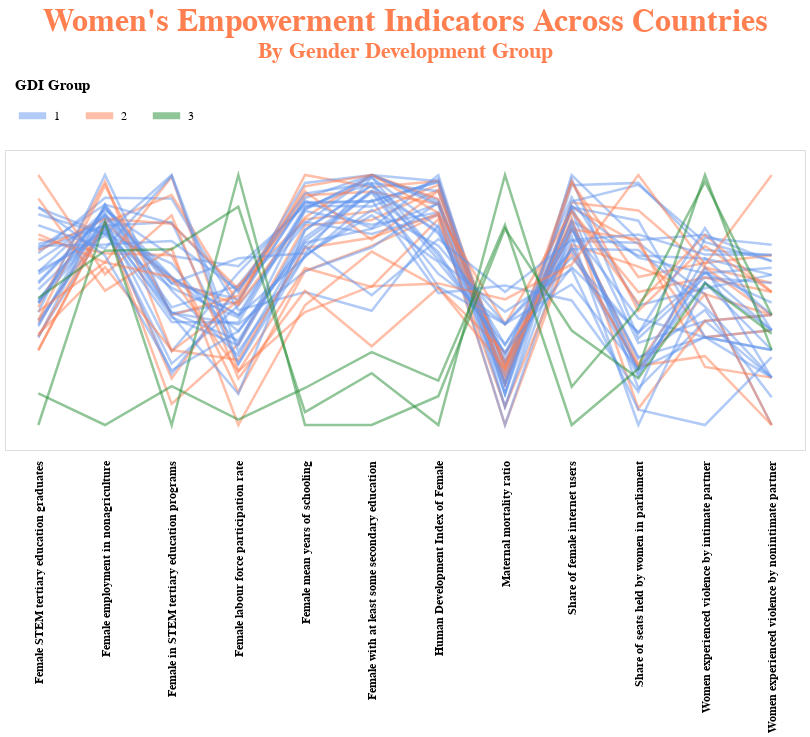

Here is the notebook cell this chart was saved with:
### Code cell
alt.Chart(scaled_both_df).transform_window(
    index='count()'

).transform_fold(
    ['Human Development Index of Female',
       'Female mean years of schooling', 'Female employment in nonagriculture',
       'Maternal mortality ratio', 'Female labour force participation rate',
       'Female with at least some secondary education',
       'Share of seats held by women in parliament',
       'Female in STEM tertiary education programs',
       'Female STEM tertiary education graduates',
       'Share of female internet users',
       'Women experienced violence by intimate partner',
       'Women experienced violence by nonintimate partner']

).mark_line(size=2.5).encode(
    x=alt.X('key:N', axis=alt.Axis(ticks=False, domain=False, labelPadding=10, title=None)),
    y=alt.Y('value:Q', axis=alt.Axis(ticks=False, domain=False, labels=False, title=None),
           scale=alt.Scale(domain=[-10, 110])),
    color=alt.Color('GDI Group:N', scale=alt.Scale(range=['#6495ED', '#FF7F50', '#228B32'])),
    detail='index:N',
    opacity=alt.value(0.5)

).properties(width=800
            
).configure_axis(labelLimit=320,
                 labelFontSize=12,
                 grid=False,
                 labelFontWeight='bolder'
                 
).properties(title={'text': ["Women's Empowerment Indicators Across Countries"],
           'subtitle': ['By Gender Development Group'],
          }).configure_title(
        fontSize=32,
        fontWeight='bold',
        color='#FF7F50',
        anchor='middle',
        subtitlePadding=3,
        subtitleColor='228B32',
        subtitleFontWeight='bolder',
            subtitleFontSize=22,
            offset=5

        ).configure_legend(orient='top',
                          columnPadding=10,
                          offset=10,
                          padding=10,
                          symbolType='stroke',
                          symbolSize=750,
                          symbolStrokeWidth=7,
                          labelFontSize=12,
                          titleFontSize=15

        )

### Figure 1 — Vega-Lite specification as saved in the notebook (floating-point values rounded to 4 significant figures)
{"config": {"view": {"continuousWidth": 400, "continuousHeight": 300}, "axis": {"grid": false, "labelFontSize": 12, "labelFontWeight": "bolder", "labelLimit": 320}, "legend": {"columnPadding": 10, "labelFontSize": 12, "offset": 10, "orient": "top", "padding": 10, "symbolSize": 750, "symbolStrokeWidth": 7, "symbolType": "stroke", "titleFontSize": 15}, "title": {"anchor": "middle", "color": "#FF7F50", "fontSize": 32, "fontWeight": "bold", "offset": 5, "subtitleColor": "228B32", "subtitleFontSize": 22, "subtitleFontWeight": "bolder", "subtitlePadding": 3}}, "data": {"name": "data-d32600dd0544e45598bfa2d370e292b6"}, "mark": {"type": "line", "size": 2.5}, "encoding": {"color": {"type": "nominal", "field": "GDI Group", "scale": {"range": ["#6495ED", "#FF7F50", "#228B32"]}}, "detail": {"type": "nominal", "field": "index"}, "opacity": {"value": 0.5}, "x": {"type": "nominal", "axis": {"domain": false, "labelPadding": 10, "ticks": false, "title": null}, "field": "key"}, "y": {"type": "quantitative", "axis": {"domain": false, "labels": false, "ticks": false, "title": null}, "field": "value", "scale": {"domain": [-10, 110]}}}, "title": {"text": ["Women's Empowerment Indicators Across Countries"], "subtitle": ["By Gender Development Group"]}, "transform": [{"window": [{"op": "count", "as": "index"}]}, {"fold": ["Human Development Index of Female", "Female mean years of schooling", "Female employment in nonagriculture", "Maternal mortality ratio", "Female labour force participation rate", "Female with at least some secondary education", "Share of seats held by women in parliament", "Female in STEM tertiary education programs", "Female STEM tertiary education graduates", "Share of female internet users", "Women experienced violence by intimate partner", "Women experienced violence by nonintimate partner"]}], "width": 800, "$schema": "https://vega.github.io/schema/vega-lite/v4.8.1.json", "datasets": {"data-d32600dd0544e45598bfa2d370e292b6": [{"Gender Inequality Index": 0.0, "Human Development Index of Female": 97.15, "Female mean years of schooling": 89.12, "Female employment in nonagriculture": 84.54, "Maternal mortality ratio": 12.43, "Female labour force participation rate": 55.87, "Female with at least some secondary education": 89.58, "Share of seats held by women in parliament": 74.05, "Female in STEM tertiary education programs": 47.07, "Female STEM tertiary education graduates": 57.23, "Share of female internet users": 100.0, "Women experienced violence by intimate partner": 76.06, "Women experienced violence by nonintimate partner": 65.54, "Country": "Denmark", "GDI Group": 1}, {"Gender Inequality Index": 0.1916, "Human Development Index of Female": 98.43, "Female mean years of schooling": 87.69, "Female employment in nonagriculture": 85.84, "Maternal mortality ratio": 12.43, "Female labour force participation rate": 63.53, "Female with at least some secondary education": 87.38, "Share of seats held by women in parliament": 96.85, "Female in STEM tertiary education programs": 67.57, "Female STEM tertiary education graduates": 61.23, "Share of female internet users": 95.91, "Women experienced violence by intimate partner": 69.99, "Women experienced violence by nonintimate partner": 67.92, "Country": "Sweden", "GDI Group": 1}, {"Gender Inequality Index": 0.9579, "Human Development Index of Female": 96.07, "Female mean years of schooling": 82.25, "Female employment in nonagriculture": 80.49, "Maternal mortality ratio": 16.43, "Female labour force participation rate": 55.91, "Female with at least some secondary education": 85.37, "Share of seats held by women in parliament": 59.19, "Female in STEM tertiary education programs": 18.64, "Female STEM tertiary education graduates": 41.08, "Share of female internet users": 96.87, "Women experienced violence by intimate partner": 64.84, "Women experienced violence by nonintimate partner": 67.92, "Country": "Netherlands", "GDI Group": 2}, {"Gender Inequality Index": 0.9579, "Human Development Index of Female": 94.05, "Female mean years of schooling": 79.83, "Female employment in nonagriculture": 80.68, "Maternal mortality ratio": 16.43, "Female labour force participation rate": 32.31, "Female with at least some secondary education": 82.01, "Share of seats held by women in parliament": 85.84, "Female in STEM tertiary education programs": 8.456, "Female STEM tertiary education graduates": 29.81, "Share of female internet users": 88.96, "Women experienced violence by intimate partner": 62.99, "Women experienced violence by nonintimate partner": 56.84, "Country": "Belgium", "GDI Group": 2}, {"Gender Inequality Index": 1.724, "Human Development Index of Female": 97.5, "Female mean years of schooling": 90.76, "Female employment in nonagriculture": 88.06, "Maternal mortality ratio": 7.269, "Female labour force participation rate": 49.26, "Female with at least some secondary education": 100.0, "Share of seats held by women in parliament": 96.07, "Female in STEM tertiary education programs": 44.58, "Female STEM tertiary education graduates": 34.92, "Share of female internet users": 89.37, "Women experienced violence by intimate partner": 73.13, "Women experienced violence by nonintimate partner": 65.54, "Country": "Finland", "GDI Group": 1}, {"Gender Inequality Index": 2.107, "Human Development Index of Female": 88.6, "Female mean years of schooling": 72.91, "Female employment in nonagriculture": 87.06, "Maternal mortality ratio": 24.85, "Female labour force participation rate": 37.55, "Female with at least some secondary education": 78.45, "Share of seats held by women in parliament": 67.8, "Female in STEM tertiary education programs": 59.25, "Female STEM tertiary education graduates": 49.27, "Share of female internet users": 81.54, "Women experienced violence by intimate partner": 66.62, "Women experienced violence by nonintimate partner": 60.06, "Country": "France", "GDI Group": 1}, {"Gender Inequality Index": 4.789, "Human Development Index of Female": 93.5, "Female mean years of schooling": 87.16, "Female employment in nonagriculture": 79.68, "Maternal mortality ratio": 22.46, "Female labour force participation rate": 44.02, "Female with at least some secondary education": 96.76, "Share of seats held by women in parliament": 27.19, "Female in STEM tertiary education programs": 59.07, "Female STEM tertiary education graduates": 54.2, "Share of female internet users": 78.46, "Women experienced violence by intimate partner": 35.13, "Women experienced violence by nonintimate partner": 37.89, "Country": "Slovenia", "GDI Group": 1}, {"Gender Inequality Index": 5.172, "Human Development Index of Female": 89.97, "Female mean years of schooling": 80.49, "Female employment in nonagriculture": 78.52, "Maternal mortality ratio": 16.43, "Female labour force participation rate": 47.72, "Female with at least some secondary education": 100.0, "Share of seats held by women in parliament": 34.7, "Female in STEM tertiary education programs": 24.57, "Female STEM tertiary education graduates": 35.49, "Share of female internet users": 98.39, "Women experienced violence by intimate partner": 59.03, "Women experienced violence by nonintimate partner": 56.84, "Country": "Luxembourg", "GDI Group": 1}, {"Gender Inequality Index": 5.939, "Human Development Index of Female": 83.94, "Female mean years of schooling": 61.63, "Female employment in nonagriculture": 68.67, "Maternal mortality ratio": 0.0, "Female labour force participation rate": 13.13, "Female with at least some secondary education": 71.62, "Share of seats held by women in parliament": 63.33, "Female in STEM tertiary education programs": 67.87, "Female STEM tertiary education graduates": 74.4, "Share of female internet users": 72.2, "Women experienced violence by intimate partner": 52.37, "Women experienced violence by nonintimate partner": 43.99, "Country": "Italy", "GDI Group": 2}, {"Gender Inequality Index": 5.939, "Human Development Index of Female": 90.44, "Female mean years of schooling": 82.98, "Female employment in nonagriculture": 80.93, "Maternal mortality ratio": 16.43, "Female labour force participation rate": 48.08, "Female with at least some secondary education": 100.0, "Share of seats held by women in parliament": 72.43, "Female in STEM tertiary education programs": 57.83, "Female STEM tertiary education graduates": 30.04, "Share of female internet users": 87.23, "Women experienced violence by intimate partner": 35.13, "Women experienced violence by nonintimate partner": 37.89, "Country": "Austria", "GDI Group": 2}, {"Gender Inequality Index": 6.13, "Human Development Index of Female": 88.92, "Female mean years of schooling": 61.45, "Female employment in nonagriculture": 78.84, "Maternal mortality ratio": 12.43, "Female labour force participation rate": 40.24, "Female with at least some secondary education": 71.0, "Share of seats held by women in parliament": 81.72, "Female in STEM tertiary education programs": 44.89, "Female STEM tertiary education graduates": 41.94, "Share of female internet users": 87.16, "Women experienced violence by intimate partner": 35.13, "Women experienced violence by nonintimate partner": 30.03, "Country": "Spain", "GDI Group": 1}, {"Gender Inequality Index": 7.088, "Human Development Index of Female": 79.9, "Female mean years of schooling": 53.2, "Female employment in nonagriculture": 90.89, "Maternal mortality ratio": 24.85, "Female labour force participation rate": 45.97, "Female with at least some secondary education": 45.67, "Share of seats held by women in parliament": 72.91, "Female in STEM tertiary education programs": 90.58, "Female STEM tertiary education graduates": 68.66, "Share of female internet users": 73.55, "Women experienced violence by intimate partner": 52.37, "Women experienced violence by nonintimate partner": 0.0, "Country": "Portugal", "GDI Group": 1}, {"Gender Inequality Index": 8.812, "Human Development Index of Female": 97.55, "Female mean years of schooling": 100.0, "Female employment in nonagriculture": 80.95, "Maternal mortality ratio": 22.46, "Female labour force participation rate": 48.6, "Female with at least some secondary education": 95.12, "Share of seats held by women in parliament": 53.16, "Female in STEM tertiary education programs": 91.93, "Female STEM tertiary education graduates": 35.42, "Share of female internet users": 85.6, "Women experienced violence by intimate partner": 59.03, "Women experienced violence by nonintimate partner": 53.19, "Country": "Germany", "GDI Group": 2}, {"Gender Inequality Index": 9.195, "Human Development Index of Female": 88.94, "Female mean years of schooling": 96.79, "Female employment in nonagriculture": 88.15, "Maternal mortality ratio": 26.97, "Female labour force participation rate": 53.07, "Female with at least some secondary education": 100.0, "Share of seats held by women in parliament": 47.82, "Female in STEM tertiary education programs": 80.59, "Female STEM tertiary education graduates": 70.67, "Share of female internet users": 91.13, "Women experienced violence by intimate partner": 54.7, "Women experienced violence by nonintimate partner": 60.06, "Country": "Estonia", "GDI Group": 1}, {"Gender Inequality Index": 9.195, "Human Development Index of Female": 84.2, "Female mean years of schooling": 81.29, "Female employment in nonagriculture": 79.57, "Maternal mortality ratio": 19.7, "Female labour force participation rate": 54.86, "Female with at least some secondary education": 76.37, "Share of seats held by women in parliament": 14.77, "Female in STEM tertiary education programs": 20.5, "Female STEM tertiary education graduates": 70.3, "Share of female internet users": 86.03, "Women experienced violence by intimate partner": 41.63, "Women experienced violence by nonintimate partner": 18.95, "Country": "Cyprus", "GDI Group": 1}, {"Gender Inequality Index": 10.54, "Human Development Index of Female": 100.0, "Female mean years of schooling": 89.79, "Female employment in nonagriculture": 83.53, "Maternal mortality ratio": 16.43, "Female labour force participation rate": 50.31, "Female with at least some secondary education": 78.71, "Share of seats held by women in parliament": 32.78, "Female in STEM tertiary education programs": 56.55, "Female STEM tertiary education graduates": 40.13, "Share of female internet users": 87.27, "Women experienced violence by intimate partner": 41.63, "Women experienced violence by nonintimate partner": 43.99, "Country": "Ireland", "GDI Group": 1}, {"Gender Inequality Index": 11.3, "Human Development Index of Female": 97.34, "Female mean years of schooling": 88.74, "Female employment in nonagriculture": 81.79, "Maternal mortality ratio": 19.7, "Female labour force participation rate": 60.89, "Female with at least some secondary education": 89.43, "Share of seats held by women in parliament": 66.96, "Female in STEM tertiary education programs": 29.49, "Female STEM tertiary education graduates": 50.15, "Share of female internet users": 87.72, "Women experienced violence by intimate partner": 60.66, "Women experienced violence by nonintimate partner": 62.94, "Country": "Australia", "GDI Group": 1}, {"Gender Inequality Index": 14.75, "Human Development Index of Female": 85.08, "Female mean years of schooling": 85.64, "Female employment in nonagriculture": 76.44, "Maternal mortality ratio": 0.0, "Female labour force participation rate": 32.36, "Female with at least some secondary education": 80.16, "Share of seats held by women in parliament": 42.67, "Female in STEM tertiary education programs": 64.59, "Female STEM tertiary education graduates": 86.91, "Share of female internet users": 78.18, "Women experienced violence by intimate partner": 35.13, "Women experienced violence by nonintimate partner": 18.95, "Country": "Poland", "GDI Group": 1}, {"Gender Inequality Index": 14.94, "Human Development Index of Female": 82.39, "Female mean years of schooling": 62.78, "Female employment in nonagriculture": 65.03, "Maternal mortality ratio": 7.269, "Female labour force participation rate": 21.46, "Female with at least some secondary education": 55.27, "Share of seats held by women in parliament": 22.61, "Female in STEM tertiary education programs": 99.32, "Female STEM tertiary education graduates": 76.24, "Share of female internet users": 71.43, "Women experienced violence by intimate partner": 52.37, "Women experienced violence by nonintimate partner": 0.0, "Country": "Greece", "GDI Group": 2}, {"Gender Inequality Index": 14.94, "Human Development Index of Female": 77.57, "Female mean years of schooling": 71.16, "Female employment in nonagriculture": 79.68, "Maternal mortality ratio": 24.85, "Female labour force participation rate": 24.58, "Female with at least some secondary education": 93.67, "Share of seats held by women in parliament": 22.23, "Female in STEM tertiary education programs": 81.19, "Female STEM tertiary education graduates": 72.42, "Share of female internet users": 71.19, "Women experienced violence by intimate partner": 35.13, "Women experienced violence by nonintimate partner": 30.03, "Country": "Croatia", "GDI Group": 1}, {"Gender Inequality Index": 15.33, "Human Development Index of Female": 93.57, "Female mean years of schooling": 93.38, "Female employment in nonagriculture": 82.5, "Maternal mortality ratio": 22.46, "Female labour force participation rate": 54.4, "Female with at least some secondary education": 74.1, "Share of seats held by women in parliament": 45.6, "Female in STEM tertiary education programs": 80.49, "Female STEM tertiary education graduates": 69.78, "Share of female internet users": 97.62, "Women experienced violence by intimate partner": 71.59, "Women experienced violence by nonintimate partner": 53.19, "Country": "United Kingdom", "GDI Group": 2}, {"Gender Inequality Index": 16.48, "Human Development Index of Female": 88.41, "Female mean years of schooling": 91.9, "Female employment in nonagriculture": 95.87, "Maternal mortality ratio": 24.85, "Female labour force participation rate": 51.69, "Female with at least some secondary education": 93.29, "Share of seats held by women in parliament": 24.31, "Female in STEM tertiary education programs": 43.97, "Female STEM tertiary education graduates": 42.06, "Share of female internet users": 80.98, "Women experienced violence by intimate partner": 62.99, "Women experienced violence by nonintimate partner": 43.99, "Country": "Lithuania", "GDI Group": 2}, {"Gender Inequality Index": 18.01, "Human Development Index of Female": 65.25, "Female mean years of schooling": 68.0, "Female employment in nonagriculture": 76.22, "Maternal mortality ratio": 32.12, "Female labour force participation rate": 29.38, "Female with at least some secondary education": 83.88, "Share of seats held by women in parliament": 69.99, "Female in STEM tertiary education programs": 100.0, "Female STEM tertiary education graduates": 84.29, "Share of female internet users": 70.36, "Women experienced violence by intimate partner": 47.32, "Women experienced violence by nonintimate partner": 18.95, "Country": "Serbia", "GDI Group": 1}, {"Gender Inequality Index": 18.77, "Human Development Index of Female": 88.02, "Female mean years of schooling": 86.17, "Female employment in nonagriculture": 75.77, "Maternal mortality ratio": 7.269, "Female labour force participation rate": 42.9, "Female with at least some secondary education": 99.98, "Share of seats held by women in parliament": 22.54, "Female in STEM tertiary education programs": 54.87, "Female STEM tertiary education graduates": 61.52, "Share of female internet users": 79.66, "Women experienced violence by intimate partner": 56.92, "Women experienced violence by nonintimate partner": 37.89, "Country": "Czechia", "GDI Group": 1}, {"Gender Inequality Index": 20.11, "Human Development Index of Female": 54.89, "Female mean years of schooling": 53.64, "Female employment in nonagriculture": 60.3, "Maternal mortality ratio": 22.46, "Female labour force participation rate": 18.57, "Female with at least some secondary education": 31.5, "Share of seats held by women in parliament": 74.22, "Female in STEM tertiary education programs": 83.85, "Female STEM tertiary education graduates": 100.0, "Share of female internet users": 78.25, "Women experienced violence by intimate partner": 23.21, "Women experienced violence by nonintimate partner": 18.95, "Country": "North Macedonia", "GDI Group": 2}, {"Gender Inequality Index": 21.26, "Human Development Index of Female": 54.83, "Female mean years of schooling": 47.9, "Female employment in nonagriculture": 53.72, "Maternal mortality ratio": 28.85, "Female labour force participation rate": 0.0, "Female with at least some secondary education": 69.37, "Share of seats held by women in parliament": 23.68, "Female in STEM tertiary education programs": 70.62, "Female STEM tertiary education graduates": 90.6, "Share of female internet users": 68.47, "Women experienced violence by intimate partner": 27.54, "Women experienced violence by nonintimate partner": 0.0, "Country": "Bosnia and Herzegovina", "GDI Group": 2}, {"Gender Inequality Index": 26.25, "Human Development Index of Female": 84.43, "Female mean years of schooling": 70.7, "Female employment in nonagriculture": 63.19, "Maternal mortality ratio": 19.7, "Female labour force participation rate": 26.05, "Female with at least some secondary education": 74.93, "Share of seats held by women in parliament": 6.591, "Female in STEM tertiary education programs": 30.0, "Female STEM tertiary education graduates": 36.38, "Share of female internet users": 82.7, "Women experienced violence by intimate partner": 41.63, "Women experienced violence by nonintimate partner": 43.99, "Country": "Malta", "GDI Group": 2}, {"Gender Inequality Index": 26.44, "Human Development Index of Female": 84.88, "Female mean years of schooling": 95.49, "Female employment in nonagriculture": 97.41, "Maternal mortality ratio": 40.36, "Female labour force participation rate": 49.69, "Female with at least some secondary education": 100.0, "Share of seats held by women in parliament": 48.65, "Female in STEM tertiary education programs": 29.55, "Female STEM tertiary education graduates": 47.08, "Share of female internet users": 85.38, "Women experienced violence by intimate partner": 76.06, "Women experienced violence by nonintimate partner": 53.19, "Country": "Latvia", "GDI Group": 2}, {"Gender Inequality Index": 29.12, "Human Development Index of Female": 67.75, "Female mean years of schooling": 68.67, "Female employment in nonagriculture": 86.81, "Maternal mortality ratio": 28.85, "Female labour force participation rate": 66.69, "Female with at least some secondary education": 99.17, "Share of seats held by women in parliament": 26.55, "Female in STEM tertiary education programs": 56.74, "Female STEM tertiary education graduates": 48.7, "Share of female internet users": 78.77, "Women experienced violence by intimate partner": 45.96, "Women experienced violence by nonintimate partner": 11.08, "Country": "Kazakhstan", "GDI Group": 1}, {"Gender Inequality Index": 29.31, "Human Development Index of Female": 79.13, "Female mean years of schooling": 86.46, "Female employment in nonagriculture": 77.55, "Maternal mortality ratio": 16.43, "Female labour force participation rate": 41.05, "Female with at least some secondary education": 99.07, "Share of seats held by women in parliament": 20.75, "Female in STEM tertiary education programs": 41.19, "Female STEM tertiary education graduates": 60.39, "Share of female internet users": 81.74, "Women experienced violence by intimate partner": 61.05, "Women experienced violence by nonintimate partner": 37.89, "Country": "Slovakia", "GDI Group": 1}, {"Gender Inequality Index": 31.8, "Human Development Index of Female": 55.27, "Female mean years of schooling": 78.1, "Female employment in nonagriculture": 100.0, "Maternal mortality ratio": 40.36, "Female labour force participation rate": 12.47, "Female with at least some secondary education": 95.98, "Share of seats held by women in parliament": 36.77, "Female in STEM tertiary education programs": 43.89, "Female STEM tertiary education graduates": 45.09, "Share of female internet users": 66.91, "Women experienced violence by intimate partner": 78.81, "Women experienced violence by nonintimate partner": 37.89, "Country": "Moldova (Republic of)", "GDI Group": 1}, {"Gender Inequality Index": 32.18, "Human Development Index of Female": 69.16, "Female mean years of schooling": 75.0, "Female employment in nonagriculture": 83.45, "Maternal mortality ratio": 28.85, "Female labour force participation rate": 33.85, "Female with at least some secondary education": 93.45, "Share of seats held by women in parliament": 37.02, "Female in STEM tertiary education programs": 45.07, "Female STEM tertiary education graduates": 65.77, "Share of female internet users": 63.13, "Women experienced violence by intimate partner": 61.05, "Women experienced violence by nonintimate partner": 48.98, "Country": "Bulgaria", "GDI Group": 1}, {"Gender Inequality Index": 37.36, "Human Development Index of Female": 76.58, "Female mean years of schooling": 77.9, "Female employment in nonagriculture": 80.36, "Maternal mortality ratio": 32.12, "Female labour force participation rate": 31.97, "Female with at least some secondary education": 95.77, "Share of seats held by women in parliament": 0.0, "Female in STEM tertiary education programs": 43.05, "Female STEM tertiary education graduates": 48.86, "Share of female internet users": 75.51, "Women experienced violence by intimate partner": 56.92, "Women experienced violence by nonintimate partner": 30.03, "Country": "Hungary", "GDI Group": 1}, {"Gender Inequality Index": 37.55, "Human Development Index of Female": 60.43, "Female mean years of schooling": 73.61, "Female employment in nonagriculture": 88.27, "Maternal mortality ratio": 40.36, "Female labour force participation rate": 27.73, "Female with at least some secondary education": 92.93, "Share of seats held by women in parliament": 22.2, "Female in STEM tertiary education programs": 53.76, "Female STEM tertiary education graduates": 39.43, "Share of female internet users": 56.19, "Women experienced violence by intimate partner": 66.62, "Women experienced violence by nonintimate partner": 43.99, "Country": "Ukraine", "GDI Group": 1}, {"Gender Inequality Index": 45.59, "Human Development Index of Female": 71.7, "Female mean years of schooling": 67.66, "Female employment in nonagriculture": 70.58, "Maternal mortality ratio": 40.36, "Female labour force participation rate": 24.26, "Female with at least some secondary education": 86.05, "Share of seats held by women in parliament": 19.55, "Female in STEM tertiary education programs": 99.56, "Female STEM tertiary education graduates": 79.92, "Share of female internet users": 69.85, "Women experienced violence by intimate partner": 62.99, "Women experienced violence by nonintimate partner": 18.95, "Country": "Romania", "GDI Group": 1}, {"Gender Inequality Index": 54.41, "Human Development Index of Female": 52.76, "Female mean years of schooling": 67.13, "Female employment in nonagriculture": 84.29, "Maternal mortality ratio": 55.82, "Female labour force participation rate": 43.79, "Female with at least some secondary education": 89.98, "Share of seats held by women in parliament": 13.31, "Female in STEM tertiary education programs": 58.68, "Female STEM tertiary education graduates": 56.67, "Share of female internet users": 49.81, "Women experienced violence by intimate partner": 74.91, "Women experienced violence by nonintimate partner": 72.14, "Country": "Mongolia", "GDI Group": 1}, {"Gender Inequality Index": 54.41, "Human Development Index of Female": 56.64, "Female mean years of schooling": 45.13, "Female employment in nonagriculture": 65.1, "Maternal mortality ratio": 50.26, "Female labour force participation rate": 21.5, "Female with at least some secondary education": 55.52, "Share of seats held by women in parliament": 100.0, "Female in STEM tertiary education programs": 59.02, "Female STEM tertiary education graduates": 45.43, "Share of female internet users": 64.22, "Women experienced violence by intimate partner": 64.11, "Women experienced violence by nonintimate partner": 100.0, "Country": "Mexico", "GDI Group": 2}, {"Gender Inequality Index": 55.56, "Human Development Index of Female": 74.35, "Female mean years of schooling": 71.4, "Female employment in nonagriculture": 67.77, "Maternal mortality ratio": 53.25, "Female labour force participation rate": 37.47, "Female with at least some secondary education": 51.91, "Share of seats held by women in parliament": 76.2, "Female in STEM tertiary education programs": 21.86, "Female STEM tertiary education graduates": 87.23, "Share of female internet users": 74.05, "Women experienced violence by intimate partner": 68.17, "Women experienced violence by nonintimate partner": 68.15, "Country": "Argentina", "GDI Group": 1}, {"Gender Inequality Index": 56.13, "Human Development Index of Female": 66.09, "Female mean years of schooling": 92.55, "Female employment in nonagriculture": 72.19, "Maternal mortality ratio": 45.28, "Female labour force participation rate": 53.85, "Female with at least some secondary education": 96.74, "Share of seats held by women in parliament": 6.144, "Female in STEM tertiary education programs": 73.56, "Female STEM tertiary education graduates": 71.65, "Share of female internet users": 62.24, "Women experienced violence by intimate partner": 0.0, "Women experienced violence by nonintimate partner": 27.15, "Country": "Georgia", "GDI Group": 1}, {"Gender Inequality Index": 83.52, "Human Development Index of Female": 11.53, "Female mean years of schooling": 0.0, "Female employment in nonagriculture": 81.34, "Maternal mortality ratio": 78.56, "Female labour force participation rate": 100.0, "Female with at least some secondary education": 0.0, "Share of seats held by women in parliament": 18.66, "Female in STEM tertiary education programs": 0.0, "Female STEM tertiary education graduates": 0.0, "Share of female internet users": 37.79, "Women experienced violence by intimate partner": 56.7, "Women experienced violence by nonintimate partner": 36.49, "Country": "Cambodia", "GDI Group": 3}, {"Gender Inequality Index": 95.59, "Human Development Index of Female": 17.75, "Female mean years of schooling": 14.8, "Female employment in nonagriculture": 0.0, "Maternal mortality ratio": 79.96, "Female labour force participation rate": 2.134, "Female with at least some secondary education": 29.15, "Share of seats held by women in parliament": 22.51, "Female in STEM tertiary education programs": 15.56, "Female STEM tertiary education graduates": 12.62, "Share of female internet users": 0.0, "Women experienced violence by intimate partner": 100.0, "Women experienced violence by nonintimate partner": 30.03, "Country": "Bangladesh", "GDI Group": 3}, {"Gender Inequality Index": 100.0, "Human Development Index of Female": 0.0, "Female mean years of schooling": 5.133, "Female employment in nonagriculture": 69.69, "Maternal mortality ratio": 100.0, "Female labour force participation rate": 87.3, "Female with at least some secondary education": 20.7, "Share of seats held by women in parliament": 46.65, "Female in STEM tertiary education programs": 70.32, "Female STEM tertiary education graduates": 50.81, "Share of female internet users": 15.27, "Women experienced violence by intimate partner": 97.32, "Women experienced violence by nonintimate partner": 43.99, "Country": "Cameroon", "GDI Group": 3}]}}
